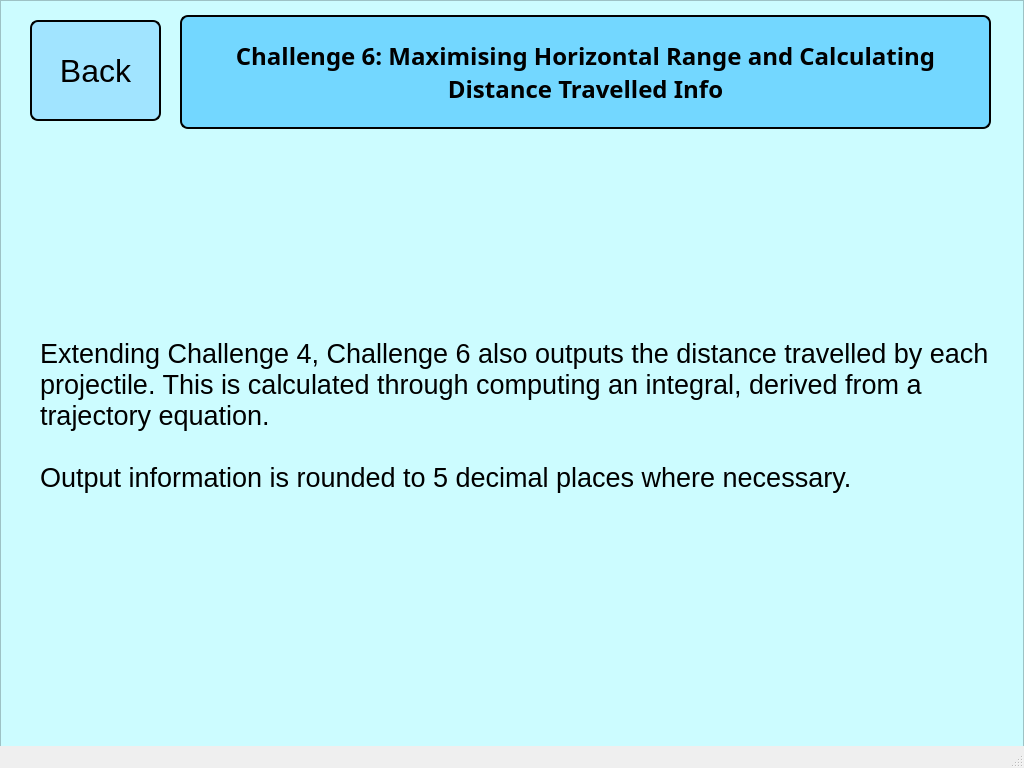
<?xml version="1.0" encoding="UTF-8"?>
<ui version="4.0">
 <class>MainWindow</class>
 <widget class="QMainWindow" name="MainWindow">
  <property name="geometry">
   <rect>
    <x>0</x>
    <y>0</y>
    <width>1024</width>
    <height>768</height>
   </rect>
  </property>
  <property name="windowTitle">
   <string>MainWindow</string>
  </property>
  <widget class="QWidget" name="centralwidget">
   <widget class="QWidget" name="verticalLayoutWidget_2">
    <property name="geometry">
     <rect>
      <x>180</x>
      <y>15</y>
      <width>811</width>
      <height>114</height>
     </rect>
    </property>
    <layout class="QVBoxLayout" name="verticalLayout_2">
     <item>
      <widget class="QLabel" name="challengeTitleLabel">
       <property name="font">
        <font>
         <family>Lucida Handwriting</family>
         <pointsize>18</pointsize>
         <weight>75</weight>
         <italic>false</italic>
         <bold>true</bold>
         <kerning>true</kerning>
        </font>
       </property>
       <property name="autoFillBackground">
        <bool>false</bool>
       </property>
       <property name="styleSheet">
        <string notr="true">QLabel {
	border: 2px solid;
	border-radius: 8px;
	background-color: #73d7ff;
}</string>
       </property>
       <property name="text">
        <string>Challenge 6: Maximising Horizontal Range and Calculating Distance Travelled Info</string>
       </property>
       <property name="scaledContents">
        <bool>true</bool>
       </property>
       <property name="alignment">
        <set>Qt::AlignCenter</set>
       </property>
       <property name="wordWrap">
        <bool>true</bool>
       </property>
      </widget>
     </item>
    </layout>
   </widget>
   <widget class="QFrame" name="frame">
    <property name="geometry">
     <rect>
      <x>0</x>
      <y>0</y>
      <width>1024</width>
      <height>768</height>
     </rect>
    </property>
    <property name="styleSheet">
     <string notr="true">QFrame {
	background-color: #ccfcff
}</string>
    </property>
    <property name="frameShape">
     <enum>QFrame::StyledPanel</enum>
    </property>
    <property name="frameShadow">
     <enum>QFrame::Raised</enum>
    </property>
    <widget class="QPushButton" name="backButton">
     <property name="geometry">
      <rect>
       <x>30</x>
       <y>20</y>
       <width>131</width>
       <height>101</height>
      </rect>
     </property>
     <property name="font">
      <font>
       <family>Meiryo UI</family>
       <pointsize>24</pointsize>
      </font>
     </property>
     <property name="styleSheet">
      <string notr="true">QPushButton {
	border: 2px solid;
	border-radius: 8px;
	background-color: #a1e4ff;
}</string>
     </property>
     <property name="text">
      <string>Back</string>
     </property>
     <property name="checkable">
      <bool>true</bool>
     </property>
    </widget>
    <widget class="QLabel" name="label">
     <property name="geometry">
      <rect>
       <x>40</x>
       <y>150</y>
       <width>951</width>
       <height>531</height>
      </rect>
     </property>
     <property name="font">
      <font>
       <family>Meiryo UI</family>
       <pointsize>20</pointsize>
      </font>
     </property>
     <property name="text">
      <string>Extending Challenge 4, Challenge 6 also outputs the distance travelled by each projectile. This is calculated through computing an integral, derived from a trajectory equation.

Output information is rounded to 5 decimal places where necessary.</string>
     </property>
     <property name="wordWrap">
      <bool>true</bool>
     </property>
    </widget>
   </widget>
   <zorder>frame</zorder>
   <zorder>verticalLayoutWidget_2</zorder>
  </widget>
  <widget class="QMenuBar" name="menubar">
   <property name="geometry">
    <rect>
     <x>0</x>
     <y>0</y>
     <width>1024</width>
     <height>26</height>
    </rect>
   </property>
  </widget>
  <widget class="QStatusBar" name="statusbar"/>
 </widget>
 <resources/>
 <connections/>
</ui>
